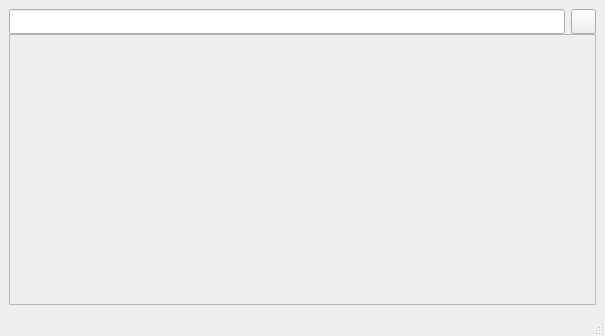
<?xml version="1.0" encoding="UTF-8"?>
<ui version="4.0">
 <class>searchWindow</class>
 <widget class="QMainWindow" name="searchWindow">
  <property name="geometry">
   <rect>
    <x>0</x>
    <y>0</y>
    <width>605</width>
    <height>336</height>
   </rect>
  </property>
  <property name="windowTitle">
   <string>MainWindow</string>
  </property>
  <property name="styleSheet">
   <string notr="true">alternate-background-color: rgb(211, 215, 207);</string>
  </property>
  <widget class="QWidget" name="centralwidget">
   <layout class="QGridLayout" name="gridLayout">
    <item row="0" column="0">
     <layout class="QVBoxLayout" name="verticalLayout">
      <property name="spacing">
       <number>0</number>
      </property>
      <item>
       <layout class="QHBoxLayout" name="horizontalLayout">
        <property name="spacing">
         <number>6</number>
        </property>
        <item>
         <widget class="QLineEdit" name="search_lineEdit">
          <property name="minimumSize">
           <size>
            <width>0</width>
            <height>25</height>
           </size>
          </property>
         </widget>
        </item>
        <item alignment="Qt::AlignLeft">
         <widget class="QPushButton" name="search_pushButton">
          <property name="sizePolicy">
           <sizepolicy hsizetype="Fixed" vsizetype="Fixed">
            <horstretch>0</horstretch>
            <verstretch>0</verstretch>
           </sizepolicy>
          </property>
          <property name="minimumSize">
           <size>
            <width>25</width>
            <height>25</height>
           </size>
          </property>
          <property name="maximumSize">
           <size>
            <width>25</width>
            <height>25</height>
           </size>
          </property>
          <property name="text">
           <string/>
          </property>
         </widget>
        </item>
       </layout>
      </item>
      <item>
       <widget class="QScrollArea" name="scrollArea">
        <property name="widgetResizable">
         <bool>true</bool>
        </property>
        <widget class="QWidget" name="scrollAreaWidgetContents_2">
         <property name="geometry">
          <rect>
           <x>0</x>
           <y>0</y>
           <width>583</width>
           <height>265</height>
          </rect>
         </property>
        </widget>
       </widget>
      </item>
     </layout>
    </item>
   </layout>
  </widget>
  <widget class="QStatusBar" name="statusbar"/>
 </widget>
 <resources/>
 <connections/>
</ui>
